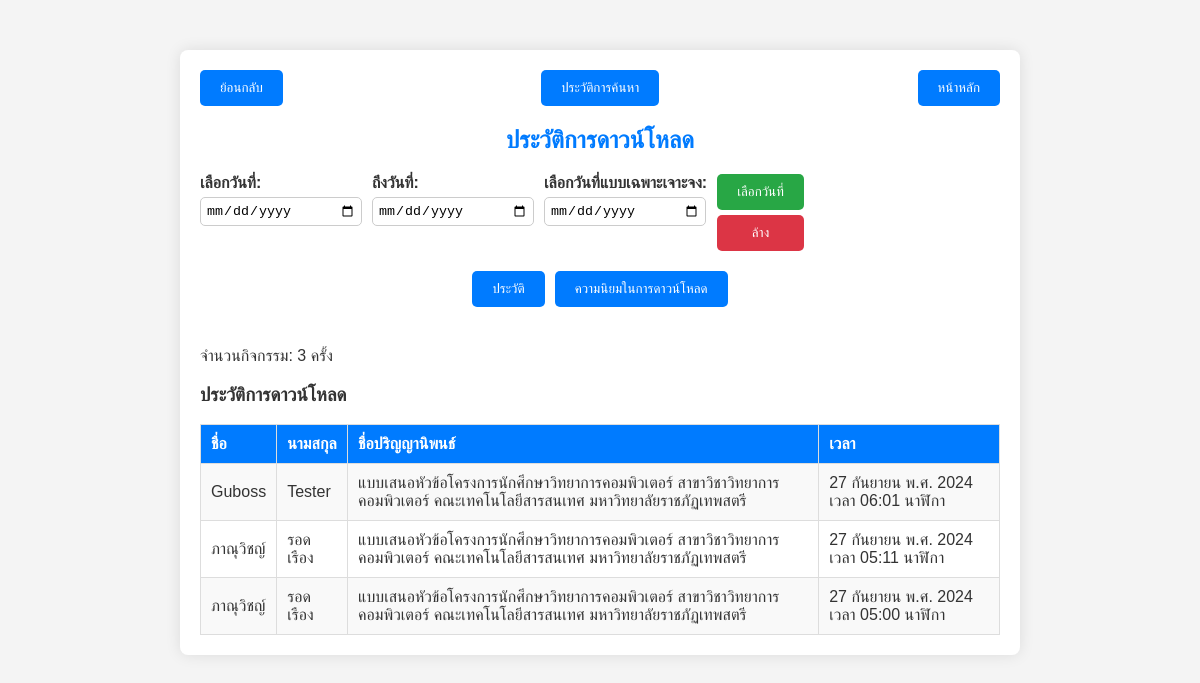
Page /report2-2.php (signed in) on the committed database.
### tables this page shows
CREATE TABLE `download_history` (
  `id` int(11) NOT NULL,
  `user_id` int(11) NOT NULL,
  `thesis_id` int(11) NOT NULL,
  `download_time` timestamp NULL DEFAULT CURRENT_TIMESTAMP
);

CREATE TABLE `users` (
  `id` int(11) NOT NULL,
  `username` varchar(255) NOT NULL,
  `password` varchar(255) NOT NULL,
  `name` varchar(255) NOT NULL,
  `surname` varchar(255) NOT NULL,
  `email` varchar(255) NOT NULL,
  `verification_token` varchar(100) NOT NULL,
  `token_expires_at` datetime NOT NULL,
  `is_verified` tinyint(1) DEFAULT '0',
  `id_number` char(13) NOT NULL,
  `student_id` char(11) DEFAULT NULL,
  `user_type` enum('admin','normal user') NOT NULL DEFAULT 'normal user',
  `reset_token` varchar(255) DEFAULT NULL,
  `reset_token_expires_at` datetime DEFAULT NULL
);

CREATE TABLE `theses` (
  `id` int(11) NOT NULL,
  `thesis_name` varchar(255) NOT NULL,
  `author_name` varchar(255) NOT NULL,
  `year` int(11) NOT NULL,
  `faculty` varchar(255) NOT NULL,
  `advisor` varchar(255) NOT NULL,
  `most_searched` int(11) DEFAULT '0',
  `most_downloaded` int(11) DEFAULT '0',
  `file_path` varchar(255) DEFAULT NULL,
  `download_permission` enum('yes','no') DEFAULT 'yes'
);

### report2-2.php (the view, shortened to what this page needs)
<?php
require 'config.php';
$whereClause = '';
$params = [];
$historyType = isset($_POST['history_type']) ? $_POST['history_type'] : 'download';
$sortOrder = isset($_POST['sort_order']) ? $_POST['sort_order'] : 'history';
$start_date = isset($_POST['start_date']) ? $_POST['start_date'] : '';
$end_date = isset($_POST['end_date']) ? $_POST['end_date'] : '';
$specific_date = isset($_POST['specific_date']) ? $_POST['specific_date'] : '';
if ($historyType === 'download') {
    $historySql = $sortOrder === 'most' ?
        "SELECT theses.thesis_name, COUNT(download_history.thesis_id) AS event_count
         FROM download_history
         JOIN theses ON download_history.thesis_id = theses.id
         $whereClause
         GROUP BY download_history.thesis_id
         ORDER BY event_count DESC" :
        "SELECT users.name, users.surname, theses.thesis_name, download_history.download_time AS event_time
         FROM download_history
         JOIN users ON download_history.user_id = users.id
         JOIN theses ON download_history.thesis_id = theses.id
         $whereClause
         ORDER BY download_history.download_time DESC";
}
try {
    $stmt = $pdo->prepare($historySql);
    $stmt->execute($params);
    $history = $stmt->fetchAll(PDO::FETCH_ASSOC);
} catch (PDOException $e) {
    die("Error fetching history: " . $e->getMessage());
}
$totalEvents = count($history);
function formatThaiDate($datetime) {
    $months = [
        '01' => 'มกราคม', '02' => 'กุมภาพันธ์', '03' => 'มีนาคม', '04' => 'เมษายน', '05' => 'พฤษภาคม',
        '06' => 'มิถุนายน', '07' => 'กรกฎาคม', '08' => 'สิงหาคม', '09' => 'กันยายน', '10' => 'ตุลาคม',
        '11' => 'พฤศจิกายน', '12' => 'ธันวาคม'
    ];
    $date = new DateTime($datetime);
    $day = $date->format('d');
    $month = $months[$date->format('m')];
    $year = $date->format('Y') ;
    $time = $date->format('H:i');
    return "$day $month พ.ศ. $year เวลา $time นาฬิกา";
}
?>
<!DOCTYPE html>
<html lang="en">
<head>
    <link rel="stylesheet" href="styles.css">
</head>
<body>
    <div class="container">
        <div class="navigation">
            <button onclick="window.location.href='admin.php'">ย้อนกลับ</button>
            <button onclick="window.location.href='report2.php'">ประวัติการค้นหา</button>
            <button onclick="window.location.href='index.php'">หน้าหลัก</button>
        </div>
        <h2>ประวัติการดาวน์โหลด</h2>
        <form method="POST" action="report2-2.php" oninput="toggleDateInputs()">
            <div>
                <label for="start_date">เลือกวันที่:</label>
                <input type="date" name="start_date" value="<?php echo htmlspecialchars($start_date); ?>">
            </div>
            <div>
                <label for="end_date">ถึงวันที่:</label>
                <input type="date" name="end_date" value="<?php echo htmlspecialchars($end_date); ?>">
            </div>
            <div>
                <label for="specific_date">เลือกวันที่แบบเฉพาะเจาะจง:</label>
                <input type="date" name="specific_date" value="<?php echo htmlspecialchars($specific_date); ?>">
            </div>
            <div>
                <button type="submit" name="filter">เลือกวันที่</button>
                <button type="reset" onclick="window.location.href='report2-2.php'">ล้าง</button>
            </div>
        </form>
        <div class="sort-buttons">
            <form method="POST" action="report2-2.php">
                <button type="submit" name="sort_order" value="history">ประวัติ</button>
                <button type="submit" name="sort_order" value="most">ความนิยม<?php echo $historyType === 'download' ? 'ในการดาวน์โหลด' : 'ในการค้นหา'; ?></button>
            </form>
        </div>
        <div class="count-info">
            <p>จำนวนกิจกรรม: <?php echo $totalEvents; ?> ครั้ง</p>
        </div>
        <?php if ($sortOrder === 'most'): ?>
    <h3>ปริญญานิพนธ์ที่ได้รับความนิยม<?php echo $historyType === 'download' ? 'ในการดาวน์โหลด' : 'ในการค้นหา'; ?></h3>
    <table>
        <tr>
            <th>ชื่อปริญญานิพนธ์</th>
            <th>จำนวน</th>
        </tr>
        <?php foreach ($history as $entry): ?>
            <tr>
                <td><?php echo htmlspecialchars($entry['thesis_name']); ?></td>
                <td><?php echo htmlspecialchars($entry['event_count']); ?></td>
            </tr>
        <?php endforeach; ?>
    </table>
<?php else: ?>
    <h3>ประวัติ<?php echo $historyType === 'download' ? 'การดาวน์โหลด' : 'การค้นหา'; ?></h3>
    <table>
        <tr>
            <th>ชื่อ</th>
            <th>นามสกุล</th>
            <th>ชื่อปริญญานิพนธ์</th>
            <th>เวลา</th>
        </tr>
        <?php foreach ($history as $entry): ?>
            <tr>
                <td><?php echo htmlspecialchars($entry['name']); ?></td>
                <td><?php echo htmlspecialchars($entry['surname']); ?></td>
                <td><?php echo htmlspecialchars($entry['thesis_name']); ?></td>
                <td><?php echo formatThaiDate($entry['event_time']); ?></td>
            </tr>
        <?php endforeach; ?>
    </table>
<?php endif; ?>
    </div>
</body>
</html>

### styles.css (style rules this page uses)
body { font-family: Arial, sans-serif; background-color: #f4f4f4; margin: 0; padding: 0; min-height: 100vh; display: flex; flex-direction: column; }

### report2-2.php (style rules this page uses)
body { font-family: Arial, sans-serif; background-color: #f4f4f4; color: #333; margin: 0; padding: 0; }
.container { max-width: 800px; margin: 50px auto; background-color: #fff; padding: 20px; border-radius: 8px; box-shadow: 0 0 15px rgba(0, 0, 0, 0.1); }
.navigation { display: flex; justify-content: space-between; margin-bottom: 20px; }
.navigation button { background-color: #007bff; color: #fff; border: none; padding: 10px 20px; border-radius: 5px; cursor: pointer; transition: background-color 0.3s ease; }
h2 { text-align: center; margin-bottom: 20px; color: #007bff; }
form { display: flex; flex-wrap: wrap; gap: 10px; margin-bottom: 20px; }
form div { display: flex; flex-direction: column; gap: 5px; }
form label { font-weight: bold; }
form input[type="date"] { padding: 5px; border: 1px solid #ccc; border-radius: 5px; width: 150px; }
form button { background-color: #28a745; color: #fff; border: none; padding: 10px 20px; border-radius: 5px; cursor: pointer; transition: background-color 0.3s ease; }
form button[type="reset"] { background-color: #dc3545; }
.category-buttons, .sort-buttons { display: flex; justify-content: center; gap: 10px; margin-bottom: 20px; }
.category-buttons button, .sort-buttons button { background-color: #007bff; color: #fff; border: none; padding: 10px 20px; border-radius: 5px; cursor: pointer; transition: background-color 0.3s ease; }
table { width: 100%; border-collapse: collapse; }
table th, table td { border: 1px solid #ddd; padding: 10px; text-align: left; }
table th { background-color: #007bff; color: #fff; }
table tr:nth-child(even) { background-color: #f9f9f9; }

### rows in the picture
download_history: user.name "Guboss", user.surname "Tester", thesis.thesis_name "แบบเสนอหัวข้อโครงการนักศึกษาวิทยาการคอมพิวเตอร์ สาขาวิชาวิทยาการคอมพิวเตอร์ คณะเทคโนโลยีสารสนเทศ มหาวิทยาลัยราชภัฏเทพสตรี", download_time "27 กันยายน พ.ศ. 2024 เวลา 06:01 นาฬิกา"
download_history: user.name "ภาณุวิชญ์", user.surname "รอดเรือง", thesis.thesis_name "แบบเสนอหัวข้อโครงการนักศึกษาวิทยาการคอมพิวเตอร์ สาขาวิชาวิทยาการคอมพิวเตอร์ คณะเทคโนโลยีสารสนเทศ มหาวิทยาลัยราชภัฏเทพสตรี", download_time "27 กันยายน พ.ศ. 2024 เวลา 05:11 นาฬิกา"
download_history: user.name "ภาณุวิชญ์", user.surname "รอดเรือง", thesis.thesis_name "แบบเสนอหัวข้อโครงการนักศึกษาวิทยาการคอมพิวเตอร์ สาขาวิชาวิทยาการคอมพิวเตอร์ คณะเทคโนโลยีสารสนเทศ มหาวิทยาลัยราชภัฏเทพสตรี", download_time "27 กันยายน พ.ศ. 2024 เวลา 05:00 นาฬิกา"

### other values in the picture
$totalEvents "3"
